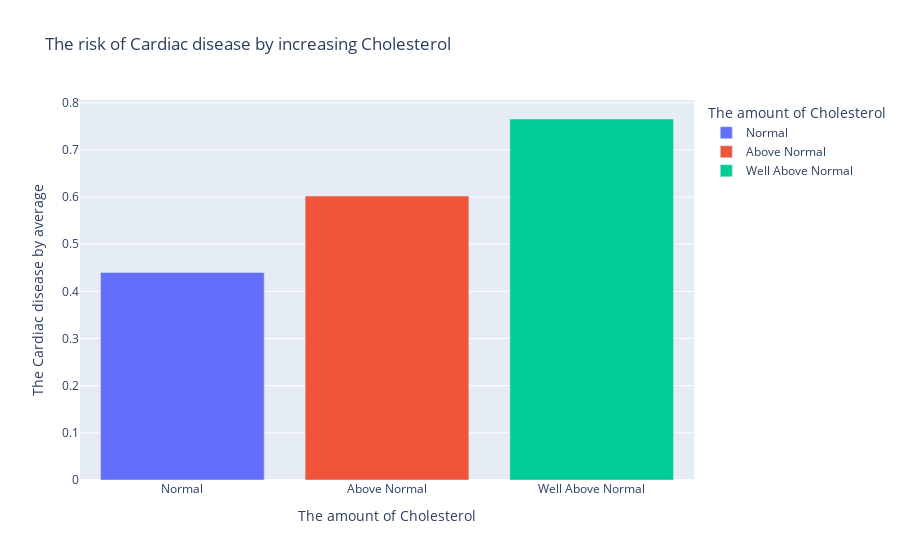

This figure's notebook cell:
### Code cell
age_chol = pd.DataFrame({
    'The Cardiac disease by average' : heart.groupby('cholesterol')['cardio'].mean(numeric_only=True),
    'The amount of Cholesterol' : ['Normal', 'Above Normal', 'Well Above Normal']
})
px.bar(age_chol, 'The amount of Cholesterol', 'The Cardiac disease by average',
       color='The amount of Cholesterol', title='The risk of Cardiac disease by increasing Cholesterol')

### Figure 1 — Plotly figure (JSON) as saved in the notebook; plotly's stock layout.template omitted (floating-point values rounded to 4 significant figures)
{"data": [{"alignmentgroup": "True", "hovertemplate": "The amount of Cholesterol=%{x}<br>The Cardiac disease by average=%{y}<extra></extra>", "legendgroup": "Normal", "marker": {"color": "#636efa", "pattern": {"shape": ""}}, "name": "Normal", "offsetgroup": "Normal", "orientation": "v", "showlegend": true, "textposition": "auto", "x": ["Normal"], "xaxis": "x", "y": [0.4401], "yaxis": "y", "type": "bar"}, {"alignmentgroup": "True", "hovertemplate": "The amount of Cholesterol=%{x}<br>The Cardiac disease by average=%{y}<extra></extra>", "legendgroup": "Above Normal", "marker": {"color": "#EF553B", "pattern": {"shape": ""}}, "name": "Above Normal", "offsetgroup": "Above Normal", "orientation": "v", "showlegend": true, "textposition": "auto", "x": ["Above Normal"], "xaxis": "x", "y": [0.6022], "yaxis": "y", "type": "bar"}, {"alignmentgroup": "True", "hovertemplate": "The amount of Cholesterol=%{x}<br>The Cardiac disease by average=%{y}<extra></extra>", "legendgroup": "Well Above Normal", "marker": {"color": "#00cc96", "pattern": {"shape": ""}}, "name": "Well Above Normal", "offsetgroup": "Well Above Normal", "orientation": "v", "showlegend": true, "textposition": "auto", "x": ["Well Above Normal"], "xaxis": "x", "y": [0.7654], "yaxis": "y", "type": "bar"}], "layout": {"xaxis": {"anchor": "y", "domain": [0, 1], "title": {"text": "The amount of Cholesterol"}, "categoryorder": "array", "categoryarray": ["Normal", "Above Normal", "Well Above Normal"]}, "yaxis": {"anchor": "x", "domain": [0, 1], "title": {"text": "The Cardiac disease by average"}}, "legend": {"title": {"text": "The amount of Cholesterol"}, "tracegroupgap": 0}, "title": {"text": "The risk of Cardiac disease by increasing Cholesterol"}, "barmode": "relative"}}
